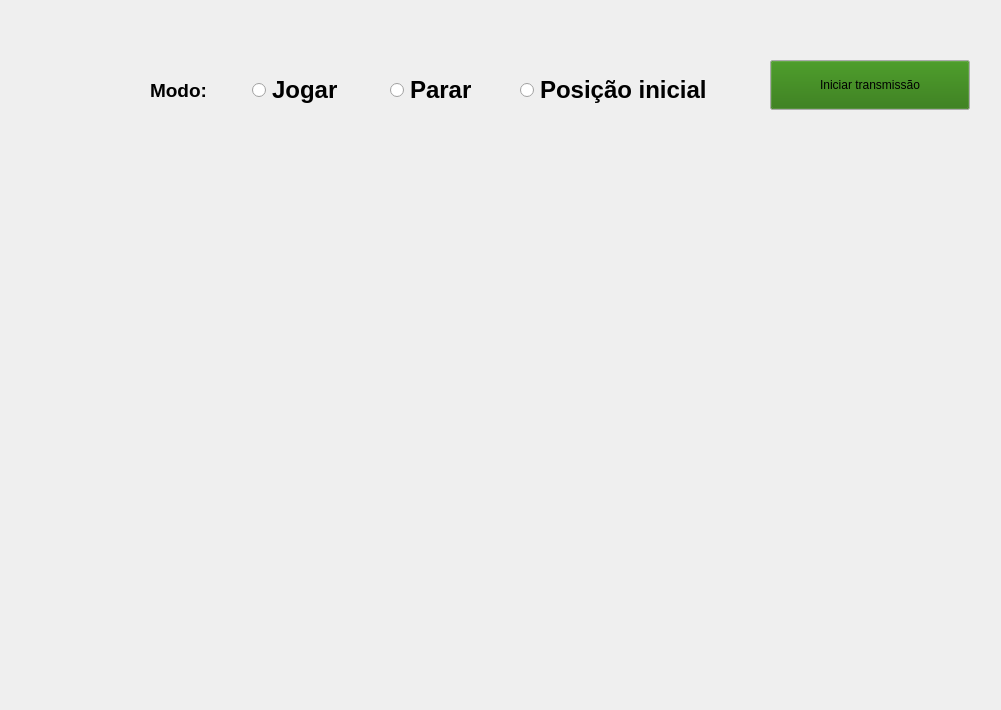
<?xml version="1.0" encoding="UTF-8"?>
<ui version="4.0">
 <class>Form</class>
 <widget class="QWidget" name="Form">
  <property name="geometry">
   <rect>
    <x>0</x>
    <y>0</y>
    <width>1001</width>
    <height>710</height>
   </rect>
  </property>
  <property name="windowTitle">
   <string>Form</string>
  </property>
  <widget class="QLabel" name="label">
   <property name="geometry">
    <rect>
     <x>150</x>
     <y>80</y>
     <width>100</width>
     <height>20</height>
    </rect>
   </property>
   <property name="font">
    <font>
     <pointsize>14</pointsize>
     <weight>75</weight>
     <bold>true</bold>
    </font>
   </property>
   <property name="text">
    <string>Modo:</string>
   </property>
  </widget>
  <widget class="QRadioButton" name="rPosInicial">
   <property name="geometry">
    <rect>
     <x>520</x>
     <y>70</y>
     <width>300</width>
     <height>40</height>
    </rect>
   </property>
   <property name="font">
    <font>
     <pointsize>18</pointsize>
     <weight>75</weight>
     <bold>true</bold>
    </font>
   </property>
   <property name="layoutDirection">
    <enum>Qt::LeftToRight</enum>
   </property>
   <property name="text">
    <string>Posição inicial</string>
   </property>
  </widget>
  <widget class="QRadioButton" name="rJogar">
   <property name="geometry">
    <rect>
     <x>252</x>
     <y>70</y>
     <width>100</width>
     <height>40</height>
    </rect>
   </property>
   <property name="sizePolicy">
    <sizepolicy hsizetype="Fixed" vsizetype="Fixed">
     <horstretch>0</horstretch>
     <verstretch>0</verstretch>
    </sizepolicy>
   </property>
   <property name="font">
    <font>
     <pointsize>18</pointsize>
     <weight>75</weight>
     <bold>true</bold>
    </font>
   </property>
   <property name="layoutDirection">
    <enum>Qt::LeftToRight</enum>
   </property>
   <property name="text">
    <string>Jogar</string>
   </property>
  </widget>
  <widget class="QRadioButton" name="rParar">
   <property name="enabled">
    <bool>true</bool>
   </property>
   <property name="geometry">
    <rect>
     <x>390</x>
     <y>70</y>
     <width>100</width>
     <height>40</height>
    </rect>
   </property>
   <property name="minimumSize">
    <size>
     <width>90</width>
     <height>40</height>
    </size>
   </property>
   <property name="maximumSize">
    <size>
     <width>161</width>
     <height>16777215</height>
    </size>
   </property>
   <property name="font">
    <font>
     <pointsize>18</pointsize>
     <weight>75</weight>
     <bold>true</bold>
    </font>
   </property>
   <property name="text">
    <string>Parar</string>
   </property>
  </widget>
  <widget class="QPushButton" name="btJogar">
   <property name="geometry">
    <rect>
     <x>770</x>
     <y>60</y>
     <width>200</width>
     <height>50</height>
    </rect>
   </property>
   <property name="palette">
    <palette>
     <active>
      <colorrole role="Button">
       <brush brushstyle="SolidPattern">
        <color alpha="255">
         <red>35</red>
         <green>113</green>
         <blue>4</blue>
        </color>
       </brush>
      </colorrole>
     </active>
     <inactive>
      <colorrole role="Button">
       <brush brushstyle="SolidPattern">
        <color alpha="255">
         <red>35</red>
         <green>113</green>
         <blue>4</blue>
        </color>
       </brush>
      </colorrole>
     </inactive>
     <disabled>
      <colorrole role="Button">
       <brush brushstyle="SolidPattern">
        <color alpha="255">
         <red>35</red>
         <green>113</green>
         <blue>4</blue>
        </color>
       </brush>
      </colorrole>
     </disabled>
    </palette>
   </property>
   <property name="text">
    <string>Iniciar transmissão</string>
   </property>
  </widget>
  <widget class="QLabel" name="QT_jogar">
   <property name="geometry">
    <rect>
     <x>220</x>
     <y>130</y>
     <width>640</width>
     <height>480</height>
    </rect>
   </property>
   <property name="text">
    <string/>
   </property>
  </widget>
 </widget>
 <resources/>
 <connections/>
</ui>
